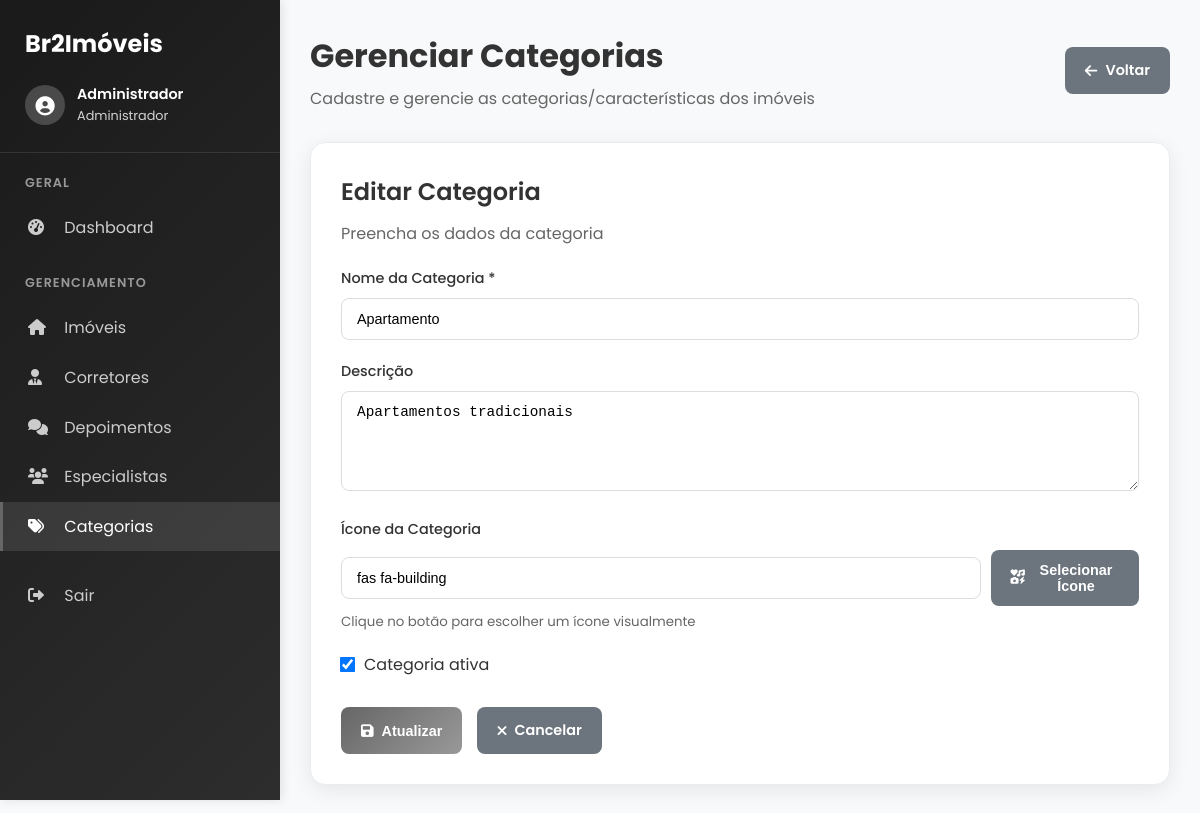
The app's page /admin/categorias.php?action=editar&id=2 (signed in) with its own data.
### tables this page shows
CREATE TABLE IF NOT EXISTS categorias_imoveis (
    id INT AUTO_INCREMENT PRIMARY KEY,
    nome VARCHAR(100) NOT NULL,
    descricao TEXT,
    icone VARCHAR(50) DEFAULT 'fas fa-check',
    ativo BOOLEAN DEFAULT TRUE,
    data_cadastro TIMESTAMP DEFAULT CURRENT_TIMESTAMP,
    data_atualizacao TIMESTAMP DEFAULT CURRENT_TIMESTAMP ON UPDATE CURRENT_TIMESTAMP
);

### classes/CategoriaImovel.php (called while the page is built, shortened)
<?php
class CategoriaImovel {
    private $db;
    public function __construct() {
        $this->db = new Database();
    }
    public function buscarPorId($id) {
        try {
            $sql = "SELECT * FROM categorias_imoveis WHERE id = :id";
            return $this->db->fetchOne($sql, [':id' => $id]);
        } catch (Exception $e) {
            error_log("Erro ao buscar categoria por ID: " . $e->getMessage());
            throw $e;
        }
    }
}

### classes/Database.php (called while the page is built, shortened)
<?php
class Database {
    private $host;
    private $db_name;
    private $username;
    private $password;
    public function __construct() {
        $this->host = DB_HOST;
        $this->db_name = DB_NAME;
        $this->username = DB_USERNAME;
        $this->password = DB_PASSWORD;
    }
    public function getConnection() {
        $this->conn = null;
        try {
            $this->conn = new PDO(
                "mysql:host=" . $this->host . ";dbname=" . $this->db_name,
                $this->username,
                $this->password,
                array(
                    PDO::ATTR_ERRMODE => PDO::ERRMODE_EXCEPTION,
                    PDO::MYSQL_ATTR_INIT_COMMAND => "SET NAMES utf8"
                )
            );
        } catch(PDOException $exception) {
            try {
                $this->conn = new PDO(
                    "mysql:host=localhost:3306;dbname=br2studios",
                    'root',
                    '',
                    array(
                        PDO::ATTR_ERRMODE => PDO::ERRMODE_EXCEPTION,
                        PDO::MYSQL_ATTR_INIT_COMMAND => "SET NAMES utf8"
                    )
                );
            } catch(PDOException $exception2) {
                $this->conn = new PDO(
                    "mysql:host=localhost;dbname=br2studios",
                    'root',
                    '',
                    array(
                        PDO::ATTR_ERRMODE => PDO::ERRMODE_EXCEPTION,
                        PDO::MYSQL_ATTR_INIT_COMMAND => "SET NAMES utf8"
                    )
                );
            }
        }
        return $this->conn;
    }
    public function fetchOne($sql, $params = []) {
        try {
            $stmt = $this->getConnection()->prepare($sql);
            $stmt->execute($params);
            return $stmt->fetch(PDO::FETCH_ASSOC);
        } catch(PDOException $e) {
            error_log("Erro fetchOne: " . $e->getMessage());
            return false;
        }
    }
}
?>

### admin/categorias.php (the view, shortened to what this page needs)
<?php
require_once '../config/database.php';
require_once '../classes/Database.php';
require_once '../classes/CategoriaImovel.php';
try {
    $categoria = new CategoriaImovel();
} catch (Exception $e) {
    $mensagem = "Erro ao inicializar classes: " . $e->getMessage();
    $tipo_mensagem = 'error';
}
$action = $_GET['action'] ?? 'listar';
if ($action === 'editar' && isset($_GET['id'])) {
    $id = $_GET['id'];
    $categoria_edicao = $categoria->buscarPorId($id);
}
include 'includes/header.php';
?>
<?php include 'includes/sidebar.php'; ?>
<main class="main-content">
    <div class="page-header">
        <div class="page-title">
            <h1>Gerenciar Categorias</h1>
            <p class="page-subtitle">Cadastre e gerencie as categorias/características dos imóveis</p>
        </div>
        <div class="header-actions">
            <?php if ($action === 'listar'): ?>
                <a href="?action=novo" class="btn btn-primary">
                    <i class="fas fa-plus"></i>
                    Nova Categoria
                </a>
            <?php else: ?>
                <a href="dashboard.php" class="btn btn-secondary">
                    <i class="fas fa-arrow-left"></i>
                    Voltar
                </a>
            <?php endif; ?>
        </div>
        </div>
    <?php if ($action === 'listar'): ?>
        <div class="table-container">
            <div class="table-header">
                <h3>Categorias Cadastradas</h3>
            </div>
            <?php if (!empty($categorias)): ?>
                <table class="table">
                    <thead>
                        <tr>
                            <th>Ícone</th>
                            <th>Nome</th>
                            <th>Descrição</th>
                            <th>Status</th>
                            <th>Data Cadastro</th>
                            <th>Ações</th>
                        </tr>
                    </thead>
                    <tbody>
                        <?php foreach ($categorias as $cat): ?>
                        <tr>
                            <td>
                                    <i class="<?php echo htmlspecialchars($cat['icone']); ?>" style="font-size: 1.2rem; color: #666;"></i>
                                </td>
                                <td>
                                    <strong><?php echo htmlspecialchars($cat['nome']); ?></strong>
                            </td>
                                <td>
                                    <?php if (!empty($cat['descricao'])): ?>
                                        <?php echo htmlspecialchars($cat['descricao']); ?>
                                    <?php else: ?>
                                        <span style="color: #999;">Sem descrição</span>
                                    <?php endif; ?>
                            </td>
                            <td>
                                    <?php if ($cat['ativo']): ?>
                                        <span class="status-badge status-disponivel" style="padding: 4px 12px; border-radius: 20px; font-size: 0.8rem; font-weight: 500;">
                                            Ativa
                                        </span>
                                    <?php else: ?>
                                        <span class="status-badge status-vendido" style="padding: 4px 12px; border-radius: 20px; font-size: 0.8rem; font-weight: 500;">
                                            Inativa
                                        </span>
                                    <?php endif; ?>
                                </td>
                                <td><?php echo date('d/m/Y', strtotime($cat['created_at'])); ?></td>
                                <td>
                                    <div style="display: flex; gap: 8px;">
                                        <a href="?action=editar&id=<?php echo $cat['id']; ?>" class="btn btn-success btn-sm">
                                    <i class="fas fa-edit"></i>
                                        </a>
                                        <form method="POST" style="display: inline;" onsubmit="return confirm('Tem certeza que deseja excluir esta categoria?')">
                                            <input type="hidden" name="id" value="<?php echo $cat['id']; ?>">
                                            <button type="submit" name="action" value="excluir" class="btn btn-danger btn-sm">
                                    <i class="fas fa-trash"></i>
                                </button>
                                        </form>
                                    </div>
                            </td>
                        </tr>
                        <?php endforeach; ?>
                    </tbody>
                </table>
            <?php else: ?>
                <div class="empty-state" style="padding: 40px; text-align: center;">
                    <i class="fas fa-tags" style="font-size: 3rem; color: #ccc; margin-bottom: 15px;"></i>
                    <p>Nenhuma categoria cadastrada</p>
                    <a href="?action=novo" class="btn btn-primary" style="margin-top: 15px;">
                        <i class="fas fa-plus"></i>
                        Cadastrar Primeira Categoria
                    </a>
            </div>
            <?php endif; ?>
        </div>
    <?php else: ?>
        <div class="form-container">
            <h2><?php echo $action === 'editar' ? 'Editar Categoria' : 'Cadastrar Nova Categoria'; ?></h2>
            <p>Preencha os dados da <?php echo $action === 'editar' ? 'categoria' : 'nova categoria'; ?></p>
            <form method="POST" style="margin-top: 20px;">
                <div class="form-group">
                    <label for="nome" class="form-label">Nome da Categoria *</label>
                    <input type="text" id="nome" name="nome" class="form-control" required
                           value="<?php echo htmlspecialchars($categoria_edicao['nome'] ?? ''); ?>"
                           placeholder="Ex: Academia, Piscina, Churrasqueira...">
                </div>
                <div class="form-group">
                    <label for="descricao" class="form-label">Descrição</label>
                    <textarea id="descricao" name="descricao" class="form-control form-textarea" rows="3"
                              placeholder="Descreva brevemente esta característica..."><?php echo htmlspecialchars($categoria_edicao['descricao'] ?? ''); ?></textarea>
                </div>
                <div class="form-group">
                    <label for="icone" class="form-label">Ícone da Categoria</label>
                    <div style="display: flex; gap: 10px; align-items: center;">
                        <input type="text" id="icone" name="icone" class="form-control" readonly
                               value="<?php echo htmlspecialchars($categoria_edicao['icone'] ?? 'fas fa-check'); ?>"
                               placeholder="Clique no botão para selecionar um ícone">
                        <button type="button" class="btn btn-secondary" onclick="abrirSeletorIcones()">
                            <i class="fas fa-icons"></i>
                            Selecionar Ícone
                        </button>
                    </div>
                    <small style="color: #666; margin-top: 5px; display: block;">
                        Clique no botão para escolher um ícone visualmente
                    </small>
                </div>
                <div class="form-group">
                    <label style="display: flex; align-items: center; gap: 10px;">
                        <input type="checkbox" name="ativo" value="1"
                               <?php echo ($categoria_edicao['ativo'] ?? 1) ? 'checked' : ''; ?>>
                        <span>Categoria ativa</span>
                    </label>
                </div>
                <div class="form-actions" style="margin-top: 30px; display: flex; gap: 15px;">
                    <button type="submit" class="btn btn-primary">
                        <i class="fas fa-save"></i>
                        <?php echo $action === 'editar' ? 'Atualizar' : 'Cadastrar'; ?>
                    </button>
                    <a href="?action=listar" class="btn btn-secondary">
                        <i class="fas fa-times"></i>
                        Cancelar
                    </a>
                </div>
            </form>
        </div>
    <?php endif; ?>
</main>
<?php include 'includes/footer.php'; ?>

### assets/css/admin-imoveis.css (style rules this page uses)
.btn { transition: all 0.3s ease; }
input[type="checkbox"] { transition: all 0.2s ease; }
input[type="checkbox"]:checked { transform: scale(1.2); }
.fas, .far, .fab { transition: all 0.2s ease; }

### admin/includes/header.php (style rules this page uses)
* { margin: 0; padding: 0; box-sizing: border-box; }
body { font-family: 'Poppins', sans-serif; background: #f8f9fa; color: #333; line-height: 1.6; }
.main-content { flex: 1; margin-left: 280px; padding: 30px; }
.page-header { display: flex; justify-content: space-between; align-items: center; margin-bottom: 30px; }
.page-title h1 { font-size: 2rem; font-weight: 700; color: #333; margin-bottom: 5px; }
.page-subtitle { color: #666; font-size: 1rem; }
.header-actions { display: flex; gap: 15px; }
.btn { padding: 12px 20px; border: none; border-radius: 8px; font-weight: 600; text-decoration: none; display: inline-flex; align-items: center; gap: 8px; transition: all 0.3s ease; cursor: pointer; font-size: 0.9rem; }
.btn-primary { background: linear-gradient(135deg, #666666, #999999); color: white; }
.btn-secondary { background: #6c757d; color: white; }
.form-container { background: white; border-radius: 12px; box-shadow: 0 2px 10px rgba(0,0,0,0.08); padding: 30px; }
.form-group { margin-bottom: 20px; }
.form-label { display: block; margin-bottom: 8px; font-weight: 600; color: #333; }
.form-control { width: 100%; padding: 12px 15px; border: 2px solid #e9ecef; border-radius: 8px; font-size: 1rem; transition: border-color 0.3s ease; }
.form-textarea { min-height: 120px; resize: vertical; }
.form-container { background: white; border-radius: 15px; box-shadow: 0 5px 20px rgba(0,0,0,0.08); border: 1px solid #e9ecef; padding: 30px; margin-bottom: 30px; }
.form-container h2 { margin: 0 0 10px 0; font-size: 1.5rem; font-weight: 600; color: #333; }
.form-container p { margin: 0 0 20px 0; color: #666; font-size: 1rem; }
.form-label { display: block; margin-bottom: 8px; font-weight: 500; color: #333; font-size: 0.9rem; }
.form-control { width: 100%; padding: 12px 15px; border: 1px solid #ddd; border-radius: 8px; font-size: 0.9rem; transition: all 0.3s ease; background: white; }
.form-textarea { resize: vertical; min-height: 100px; }

### records on screen
categorias_imoveis: nome "Apartamento", descricao "Apartamentos tradicionais", icone "fas fa-building", ativo "☑"

### other values on screen
$_SESSION['admin_nome'] "Administrador"
